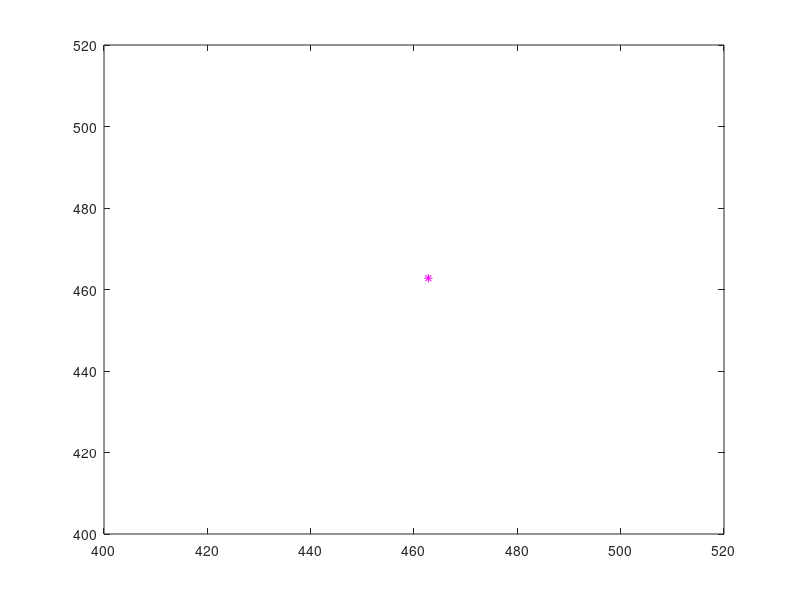

Write MATLAB code to recreate this figure. (Note: this script raises an error after producing the figure.)
close all; clear

% pica = imread('IMG_4017a.jpg');
% 
% figure(1); subplot(1,2,1)
% imagesc(pica); hold on; 
% 
% picb = imread('IMG_4017b.jpg');
% 
% figure(1); subplot(1,2,2)
% imagesc(picb); hold on; 
% 

%[x,y] = ginput(7) click to get 7 key points of body joints... pose estimation gives this
%[x1,y1] = ginput(2) click to get 2 key points for scale... 
%{
001 Keypoint - frame 1
[x] = [592.376, 435.351, 466.749, 445.878, 419.57, 440.551, 503.444];
[y] = [1671.28, 1613.86, 1220.93, 890.989, 440.484, 445.762, 309.59];

[x1] = [435.351, 466.749];
[y1] = [1613.86, 1220.93];

%016 Keypoint - frame 16
[x] = [592.251, 440.35, 477.057, 440.494, 435.251, 456.123, 513.666];
[y] = [1676.52, 1613.79, 1226.18, 885.734, 440.623, 445.896, 314.745];

[x1] = [440.35, 477.057];
[y1] = [1613.79, 1226.18];
%}
%{
%031 Keypoint - frame 31
[x] = [597.576, 440.637, 576.612, 325.372, 466.717, 487.683, 555.659];
[y] = [1671.33, 1619.05, 1257.58, 1006.29, 602.764, 618.486, 487.69];

[x1] = [440.637, 576.612];
[y1] = [1619.05, 1257.58];

%046 Keypoint - frame 46
[x] = [592.418, 445.863, 608.129, 283.253, 518.991, 513.8, 587.253];
[y] = [1671.31, 1618.88, 1273.32, 1137.22, 775.824, 780.903, 686.455];

[x1] = [445.863, 608.129];
[y1] = [1618.88, 1273.32];

%061 Keypoint - frame 61
[x] = [592.422, 451.085, 629.036, 267.729, 534.656, 524.405, 592.277];
[y] = [1676.54, 1618.86, 1289.05, 1273.15, 927.497, 927.632, 828.262];

[x1] = [451.085, 629.036];
[y1] = [1618.86, 1289.05];


%076 Keypoint - frame 76
[x] = [592.446, 450.963, 634.358, 272.847, 524.274, 508.544, 571.31];
[y] = [1676.46, 1619.03, 1299.38, 1351.78, 985.192, 990.32, 890.891];

[x1] = [450.963, 634.358];
[y1] = [1619.03, 1299.38];
%}
%{
%091 Keypoint - frame 91
[x] = [592.361, 450.972, 608.3, 272.977, 513.652, 503.262, 566.058];
[y] = [1671.45, 1619.03, 1278.68, 1205.17, 849.158, 854.096, 749.449];

[x1] = [450.972, 608.3];
[y1] = [1619.03, 1278.68];
%}
%106 Keypoint - frame 106
[x] = [597.639, 440.626, 519.01, 346.286, 456.123, 482.389, 519.128];
[y] = [1676.55, 1613.93, 1236.72, 938.141, 508.521, 524.117, 382.979];

[x1] = [440.626, 519.01];
[y1] = [1613.93, 1236.72];
%}


length_scale = sqrt( (x1(2)-x1(1))^2 + (y1(2)-y1(1))^2 );

m_per_pixel = 0.46/length_scale; %assumes x1 y1 were 0.28m apart (head height)

%m_total = input('total mass (kg) ')
%L_total = input('total height (m) ')
m_total = 80;
L_total = 1.83;

density = 1000;
g = 9.81;

%lengths in m
L_foot  = m_per_pixel*sqrt( (x(2)-x(1))^2 + (y(2)-y(1))^2 );
L_leg   = m_per_pixel*sqrt( (x(3)-x(2))^2 + (y(3)-y(2))^2 );
L_thigh = m_per_pixel*sqrt( (x(4)-x(3))^2 + (y(4)-y(3))^2 );
L_torso = m_per_pixel*sqrt( (x(5)-x(4))^2 + (y(5)-y(4))^2 );
%L_neck  = m_per_pixel*sqrt( (x(6)-x(5))^2 + (y(6)-y(5))^2 );
L_head_neck  = 1.5*m_per_pixel*sqrt( (x(7)-x(6))^2 + (y(7)-y(6))^2 );

L_check = L_leg + L_thigh + L_torso + L_head_neck;

area_factor = m_total/(density*L_total); 

m_foot  = L_foot*density*area_factor;
m_leg   = L_leg*density*area_factor;
m_thigh = L_thigh*density*area_factor;
m_torso = L_torso*density*area_factor;
%m_neck  = L_neck*density*area_factor;
m_head_neck  = L_head_neck*density*area_factor;

m_check = m_foot + m_leg + m_thigh + m_torso + m_head_neck

Ax = x(1); Ay = y(1);
Bx = x(2); By = y(2);
Cx = x(3); Cy = y(3);
Dx = x(4); Dy = y(4);
Ex = x(5); Ey = y(5);
Fx = x(6); Fy = y(6);
Gx = x(7); Gy = y(7);

theta_foot  = atand((By - Ay)/(Bx - Ax));
theta_leg   = atand((Cy - By)/(Cx - Bx));
theta_thigh = atand((Dy - Cy)/(Dx - Cx));
theta_torso = atand((Ey - Dy)/(Ex - Dx));
%theta_neck  = atand((Fy - Ey)/(Fx - Ex));
theta_head  = atand((Gy - Fy)/(Gx - Fx));

foot_cg_x = (Ax + Bx)/2;
foot_cg_y = (Ay + By)/2;

leg_cg_x =  (Bx + Cx)/2;
leg_cg_y =  (By + Cy)/2;

thigh_cg_x =  (Cx + Dx)/2;
thigh_cg_y =  (Cy + Dy)/2;

torso_cg_x =  (Dx + Ex)/2;
torso_cg_y =  (Dy + Ey)/2;

%neck_cg_x =  (Ex + Fx)/2;
%neck_cg_y =  (Ey + Fy)/2;

head_neck_cg_x =  (Fx + Gx)/2;
head_neck_cg_y =  (Fy + Gy)/2;

%get whole body cg
whole_body_cg_x =  (m_foot*foot_cg_x + m_leg*leg_cg_x + m_thigh*thigh_cg_x ...
    + m_torso*torso_cg_x +  m_head_neck*head_neck_cg_x)/m_total;

whole_body_cg_y =  (m_foot*foot_cg_y + m_leg*leg_cg_y + m_thigh*thigh_cg_y ...
    + m_torso*torso_cg_y + m_head_neck*head_neck_cg_y)/m_total;

%mass of body above hip
m_above_hip = m_torso +  m_head_neck;

%cg of body above hip in pixels
cg_above_hip_x =  (m_torso*torso_cg_x ...
    +  m_head_neck*head_neck_cg_x)/m_above_hip;

cg_above_hip_y =  (m_torso*torso_cg_y ...
    +  m_head_neck*head_neck_cg_y)/m_above_hip;

%d is horizontal moment arm (meters) about the hip of the weight above hip 
d_hip = m_per_pixel*(cg_above_hip_x - Dx);

%moment about hip (Nm)
M_hip = m_above_hip*g*d_hip

%vertical force through hip
F_hip_y = (m_torso + m_head_neck)*g


%mass of body above knee 
m_above_knee = m_thigh + m_torso +  m_head_neck;

%cg of body above knee in pixels
cg_above_knee_x =  (m_thigh*thigh_cg_x + m_torso*torso_cg_x ...
    +  m_head_neck*head_neck_cg_x)/m_above_knee;

cg_above_knee_y =  (m_thigh*thigh_cg_y + m_torso*torso_cg_y ...
    +  m_head_neck*head_neck_cg_y)/m_above_knee;

%d is horizontal moment arm (meters) about the knee of the weight above knee 
d_knee = m_per_pixel*(cg_above_knee_x - Cx);

%moment about knee (Nm)
M_knee = m_above_knee*g*d_knee

%vertical force through knee
F_knee_y = (m_thigh + m_torso + m_head_neck)*g


%mass of body above ankle
m_above_ankle = m_leg + m_thigh + m_torso +  m_head_neck;

%cg of body above ankle in pixels
cg_above_ankle_x =  (m_leg*leg_cg_x + m_thigh*thigh_cg_x + m_torso*torso_cg_x ...
    +  m_head_neck*head_neck_cg_x)/m_above_ankle;

cg_above_knee_y =  (m_leg*leg_cg_y + m_thigh*thigh_cg_y + m_torso*torso_cg_y ...
    +  m_head_neck*head_neck_cg_y)/m_above_ankle;

%d is horizontal moment arm (meters) about the ankle of the weight above ankle 
d_ankle = m_per_pixel*(cg_above_ankle_x - Bx);

%moment about ankle (Nm)
M_ankle = m_above_ankle*g*d_ankle

%vertical force through ankle
F_ankle_y = (m_leg + m_thigh + m_torso + m_head_neck)*g


%plots joints and segments mass centres
h1 = plot([Ax Bx Cx Dx Ex Fx Gx],[Ay By Cy Dy Ey Fy Gy],'ro');
set(h1,'markersize',10,'markeredgecolor','r','markerfacecolor','r')

h2 = plot([Ax Bx Cx Dx Ex Fx Gx],[Ay By Cy Dy Ey Fy Gy],'g-');
set(h2,'linewidth',2)

h3 = plot([foot_cg_x leg_cg_x thigh_cg_x torso_cg_x head_neck_cg_x],[foot_cg_y leg_cg_y thigh_cg_y torso_cg_y head_neck_cg_y],'ks');
set(h3,'markersize',10,'markeredgecolor','g','markerfacecolor','g')

h4 = plot([whole_body_cg_x],[whole_body_cg_x],'m*');
set(h3,'markersize',10,'markeredgecolor','m','markerfacecolor','m')





